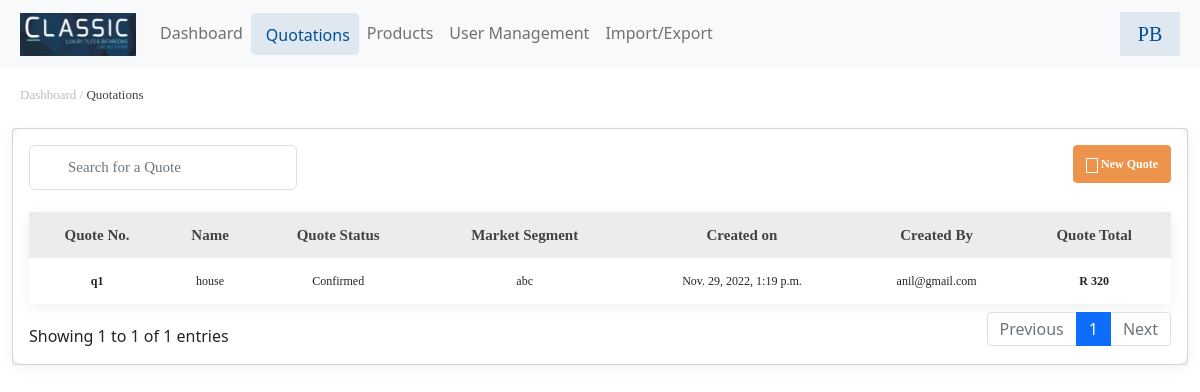
/quotations/, run on an earlier commit of the app's database.
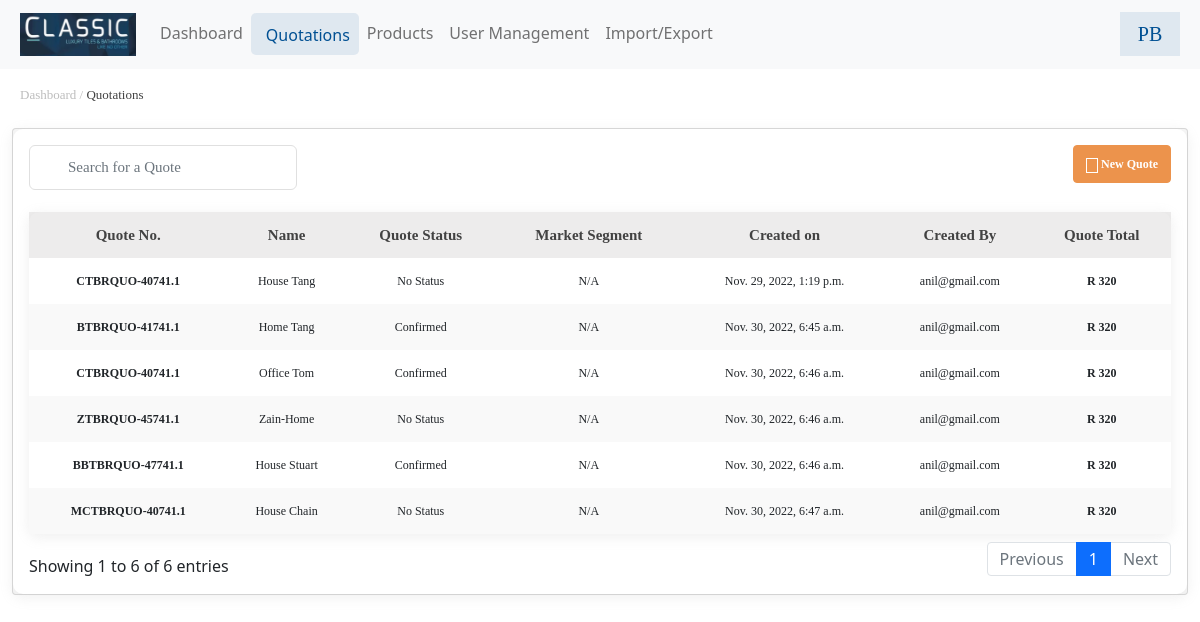
And on a later commit of the database.
### app/models.py (models this page shows, shortened)
class Quotation(models.Model):
    quot_no = models.CharField(max_length=200)
    name = models.CharField(max_length=200)
    quot_status = models.CharField(max_length=5, choices=quotaionstatus, default="no")
    market_seg = models.CharField(max_length=200)
    created_at = models.DateTimeField(auto_now_add=True)
    created_by = models.ForeignKey(User, on_delete=models.CASCADE)

### app/views.py (the view)
# urls.py: path('quotations/', views.quotation, name='quotations'),
def quotation(request):
    quots = Quotation.objects.all()
    active = 'quotation'
    return render(request, "quotation.html", {"quots": quots, "active": active})

### app/templates/quotation.html (shortened to what this page needs)
{% extends 'base.html' %}
{% load static %}
{% block pagenav %}
<div class="content-header tab-padding-left">
    <div class="container-fluid">
        <div class="row mb-2">
            <div class="col-sm-6">
                <p class="m-0 dashboard-sub-heading">Dashboard / <span style="color:#424242 !important;">Quotations</span></p>
            </div>
        </div>
    </div>
</div>
{% endblock pagenav %}
{% block main-content %}
<section class="content tab-padding-left">
    <div class="container-fluid">
        <div class="card">
            <div class="card-body quotations-card">
                <div class="row">
                    <div class="col-md-3">
                        <div class="form-group has-search">
                            <input type="text" class="form-control searchbox" placeholder="Search for a Quote" />
                        </div>
                    </div>
                    <div class="col-md-9 text-right">
                        <button class="btn btn-warning new-quotations-btn"><i class="fa fa-plus quotation-plus-icon"></i> New Quote</button>
                    </div>
                </div>
                <table id="example1" class="table text-center quotations-table">
                    <thead>
                    <tr  class="heading">
                        <th>Quote No.</th>
                        <th>Name</th>
                        <th>Quote Status</th>
                        <th>Market Segment</th>
                        <th>Created on</th>
                        <th>Created By</th>
                        <th>Quote Total</th>
                    </tr>
                    </thead>
                    <tbody>
                    {% for q in quots %}
                    <tr>
                        <td class="fw-bold">{{q.quot_no}}</td>
                        <td>{{q.name}}</td>
                        <td>{{q.quot_status}}</td>
                        <td>{{q.market_seg}}</td>
                        <td>{{q.created_at}}</td>
                        <td>{{q.created_by.email}}</td>
                        <td class="fw-bold">R 320</td>
                    </tr>
                    {% endfor %}
                    </tbody>
                </table>
            </div>
        </div>
    </div>
</section>
{% endblock main-content %}

### app/templates/base.html (shortened to what this page needs)
<!DOCTYPE html>
{% load static %}
<html lang="en">
<head>
    <link rel="stylesheet" href="{% static 'plugins/fontawesome-free/css/all.min.css' %}" />
    <link rel="stylesheet" href="{% static 'plugins/icheck-bootstrap/icheck-bootstrap.min.css' %}" />
    <link rel="stylesheet" href="{% static 'dist/css/adminlte.min.css' %}" />
    <link rel="stylesheet" href="{% static 'dist/css/style.css' %}" >
    <link rel="stylesheet" href="{% static 'plugins/datatables-bs4/css/dataTables.bootstrap4.min.css' %}">
    <link rel="stylesheet" href="{% static 'plugins/datatables-responsive/css/responsive.bootstrap4.min.css' %}">
    <link rel="stylesheet" href="{% static 'plugins/datatables-buttons/css/buttons.bootstrap4.min.css' %}">
    <link href="https://cdn.jsdelivr.net/npm/bootstrap@5.0.2/dist/css/bootstrap.min.css" rel="stylesheet">
</head>
<body class="hold-transition sidebar-mini layout-fixed">
    <div class="col-12 p-0">
        <nav class="navbar navbar-expand-lg navbar-light bg-light">
            <div class="container-fluid">
                <a href="{% url 'index' %}" class="navbar-brand"><img src="{% static 'dist/img/logo.png' %}" style="width: 116px;"></a>
                <div class="collapse navbar-collapse" id="navbarCollapse">
                    <div class="navbar-nav">
                        {% if 'dashboard' in request.path %}
                        <a href="{% url 'dashboard' %}" class="nav-item nav-link header-active-menu">Dashboard</a>
                        {% else %}
                        <a href="{% url 'dashboard' %}" class="nav-item nav-link">Dashboard</a>
                        {% endif %}
                        {% if 'quotation' in request.path %}
                        <a href="{% url 'quotations' %}" class="nav-item nav-link header-active-menu">Quotations</a>
                        {% else %}
                        <a href="{% url 'quotations' %}" class="nav-item nav-link">Quotations</a>
                        {% endif %}
                        {% if 'product' in request.path %}
                        <a href="{% url 'products' %}" class="nav-item nav-link header-active-menu">Products</a>
                        {% else %}
                        <a href="{% url 'products' %}" class="nav-item nav-link">Products</a>
                        {% endif %}
                        <a href="#" class="nav-item nav-link">User Management</a>
                        <a href="#" class="nav-item nav-link">Import/Export</a>
                    </div>
                    <div class="navbar-nav ms-auto">
                        <a href="#" class="nav-item nav-link header-side-left-text">PB</a>
                    </div>
                </div>
            </div>
        </nav>
        {% block pagenav %} {% endblock pagenav %}
        {% block main-content %} {% endblock main-content %}
    </div>
</body>
</html>

What changed in the data, as far as the page shows it:
changed Quotation: quot_no "q1" → "CTBRQUO-40741.1"; name "house" → "House Tang"; quot_status "Confirmed" → "No Status"; market_seg "abc" → "N/A"
added Quotation: quot_no "BTBRQUO-41741.1", name "Home Tang", quot_status "Confirmed", market_seg "N/A", created_at "Nov. 30, 2022, 6:45 a.m.", created_by.email "anil@gmail.com"
added Quotation: quot_no "CTBRQUO-40741.1", name "Office Tom", quot_status "Confirmed", market_seg "N/A", created_at "Nov. 30, 2022, 6:46 a.m.", created_by.email "anil@gmail.com"
added Quotation: quot_no "ZTBRQUO-45741.1", name "Zain-Home", quot_status "No Status", market_seg "N/A", created_at "Nov. 30, 2022, 6:46 a.m.", created_by.email "anil@gmail.com"
added Quotation: quot_no "BBTBRQUO-47741.1", name "House Stuart", quot_status "Confirmed", market_seg "N/A", created_at "Nov. 30, 2022, 6:46 a.m.", created_by.email "anil@gmail.com"
added Quotation: quot_no "MCTBRQUO-40741.1", name "House Chain", quot_status "No Status", market_seg "N/A", created_at "Nov. 30, 2022, 6:47 a.m.", created_by.email "anil@gmail.com"
Also different on the page:
text written by a page script: "Showing 1 to 1 of 1 entries Previous 1 Next" → "Showing 1 to 6 of 6 entries Previous 1 Next"
